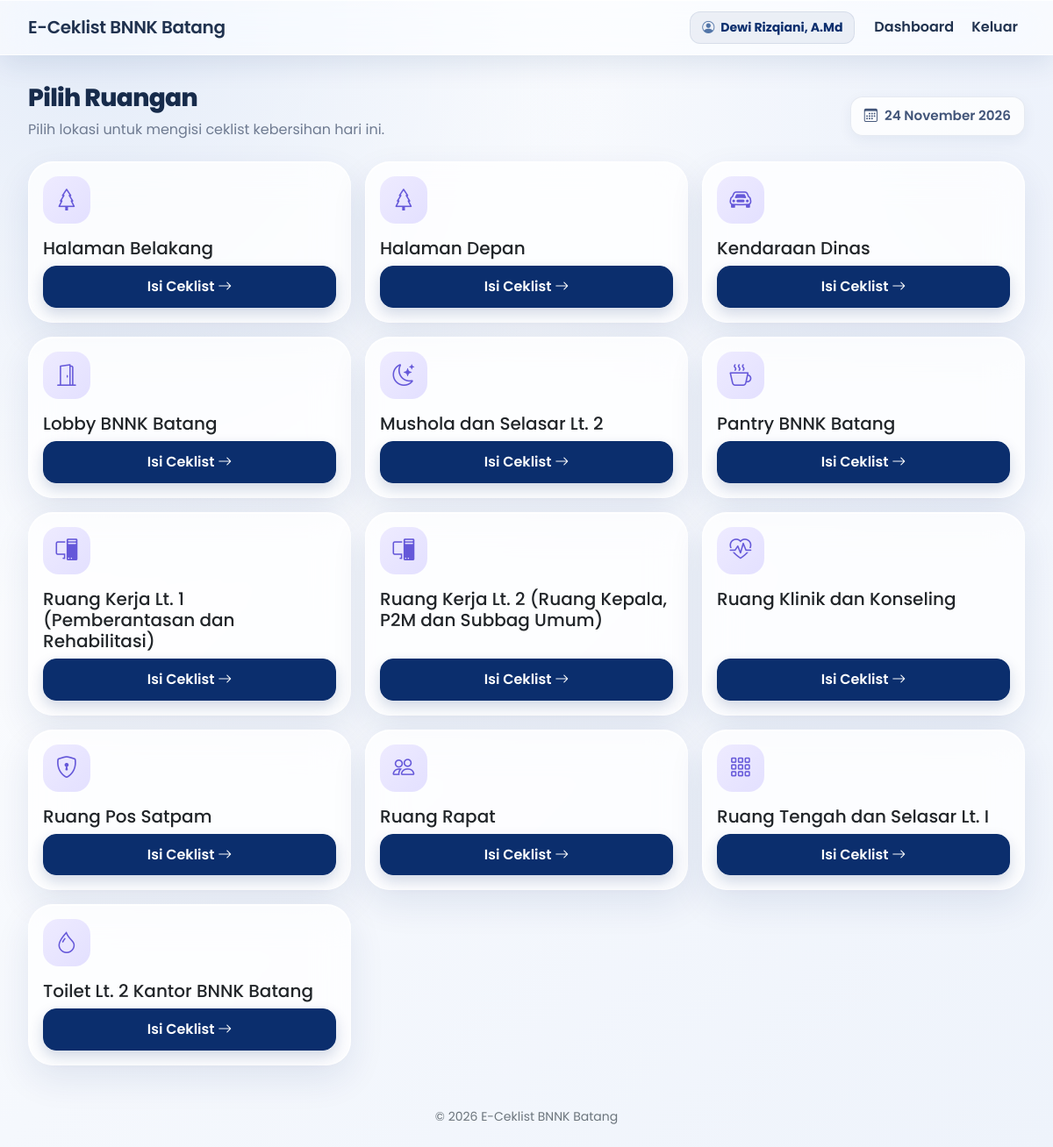
The page /petugas/index.php (signed in) on the database its author committed.
### tables this page shows
CREATE TABLE ruangan (
 id INT AUTO_INCREMENT PRIMARY KEY,
 kode_qr VARCHAR(60) NOT NULL UNIQUE,
 nama_ruangan VARCHAR(150) NOT NULL
);

### config/koneksi.php (called while the page is built, shortened)
<?php
function e($value): string {
    return htmlspecialchars((string)($value ?? ''), ENT_QUOTES, 'UTF-8');
}
function base_url(string $path = ''): string {
    $script = str_replace('\\', '/', $_SERVER['SCRIPT_NAME'] ?? '/e-ceklist/index.php');
    $root = preg_replace('~/(auth|petugas|verifikator|admin|laporan)/.*$~', '', $script);
    $root = rtrim($root, '/');
    return ($root ?: '') . '/' . ltrim($path, '/');
}
function tanggal_indo(string $date): string {
    $bulan = [1=>'Januari','Februari','Maret','April','Mei','Juni','Juli','Agustus','September','Oktober','November','Desember'];
    $ts = strtotime($date);
    return date('j', $ts) . ' ' . $bulan[(int)date('n', $ts)] . ' ' . date('Y', $ts);
}

### petugas/index.php (the view, shortened to what this page needs)
<?php
require_once __DIR__.'/../config/koneksi.php'; require_role(['petugas']);
$page_title='Dashboard Petugas'; include __DIR__.'/../includes/header.php';
$rooms=$conn->query('SELECT * FROM ruangan ORDER BY nama_ruangan')->fetch_all(MYSQLI_ASSOC);
function ikon_ruangan(string $nama): string {
    $n=mb_strtolower($nama);
    return match (true) {
        str_contains($n,'pantry') => 'bi-cup-hot',
        str_contains($n,'toilet') => 'bi-droplet',
        str_contains($n,'pos satpam') => 'bi-shield-lock',
        str_contains($n,'kendaraan') => 'bi-car-front',
        str_contains($n,'klinik') || str_contains($n,'konseling') => 'bi-heart-pulse',
        str_contains($n,'mushola') || str_contains($n,'musala') => 'bi-moon-stars',
        str_contains($n,'halaman') => 'bi-tree',
        str_contains($n,'selasar') || str_contains($n,'ruang tengah') => 'bi-grid-3x3-gap',
        str_contains($n,'lobby') => 'bi-door-open',
        str_contains($n,'rapat') => 'bi-people',
        str_contains($n,'tamu') => 'bi-person-workspace',
        str_contains($n,'kerja') => 'bi-pc-display',
        default => 'bi-building',
    };
}
?>
<div class="d-flex flex-wrap justify-content-between align-items-center mb-4 dashboard-heading"><div><h1 class="h3 page-heading">Pilih Ruangan</h1><p class="muted mb-0">Pilih lokasi untuk mengisi ceklist kebersihan hari ini.</p></div><span class="dashboard-date"><i class="bi bi-calendar3 me-2"></i><?= e(tanggal_indo(date('Y-m-d'))) ?></span></div>
<div class="row g-3"><?php foreach($rooms as $r): ?><div class="col-12 col-sm-6 col-lg-4"><div class="card h-100 p-3"><div class="d-flex justify-content-between align-items-center"><span class="room-icon"><i class="bi <?= e(ikon_ruangan($r['nama_ruangan'])) ?>"></i></span></div><h2 class="h5 mt-3"><?= e($r['nama_ruangan']) ?></h2><a class="btn btn-primary mt-auto" href="<?= e(base_url('petugas/form_ceklist.php?ruangan='.$r['id'])) ?>">Isi Ceklist <i class="bi bi-arrow-right"></i></a></div></div><?php endforeach; ?></div>
<?php include __DIR__.'/../includes/footer.php'; ?>

### includes/header.php (style rules this page uses)
:root { --violet:#0B2E6D;--violet-dark:#082454;--ink:#17243b;--muted:#6f7b91;--line:rgba(255,255,255,.92);--glass:rgba(255,255,255,.76) }
* { box-sizing:border-box }
body { min-height:100vh;color:var(--ink);font-family:'Poppins',sans-serif;background:radial-gradient(ellipse at 8% 0%,#e3ebf8 0,transparent 38%),radial-gradient(ellipse at 96% 12%,#edf2fb 0,transparent 34%),linear-gradient(135deg,#ffffff 0%,#f5f8fd 52%,#eef3fb 100%);background-attachment:fixed }
.card { background:var(--glass);backdrop-filter:blur(20px);-webkit-backdrop-filter:blur(20px);border:1px solid var(--line);border-radius:28px;box-shadow:0 16px 42px rgba(11,46,109,.09),inset 0 1px 0 #fff }
.btn { border-radius:15px;font-weight:600;padding:.68rem 1.05rem;transition:transform .18s,box-shadow .18s }
.btn-primary { background:var(--violet);border-color:var(--violet);box-shadow:0 7px 16px rgba(11,46,109,.18) }
.page-heading { font-weight:750;letter-spacing:-.65px;color:#172b4b }
.muted { color:var(--muted) }

### petugas/index.php (style rules this page uses)
.room-icon { width:54px;height:54px;border-radius:18px;display:inline-flex;align-items:center;justify-content:center;background:linear-gradient(135deg,#eeebff,#e3e0ff);color:#6558d9;font-size:1.55rem }
.dashboard-heading { gap:16px;padding-top:8px }
.dashboard-date { display:inline-flex;align-items:center;margin-top:10px;padding:10px 15px;border-radius:14px;background:rgba(255,255,255,.78);border:1px solid rgba(11,46,109,.09);color:#425579;font-size:.95rem;font-weight:600;box-shadow:0 5px 16px rgba(11,46,109,.06) }

### rows shown on the page
ruangan: nama_ruangan "Halaman Belakang"
ruangan: nama_ruangan "Halaman Depan"
ruangan: nama_ruangan "Kendaraan Dinas"
ruangan: nama_ruangan "Lobby BNNK Batang"
ruangan: nama_ruangan "Mushola dan Selasar Lt. 2"
ruangan: nama_ruangan "Pantry BNNK Batang"
ruangan: nama_ruangan "Ruang Kerja Lt. 1 (Pemberantasan dan Rehabilitasi)"
ruangan: nama_ruangan "Ruang Kerja Lt. 2 (Ruang Kepala, P2M dan Subbag Umum)"
ruangan: nama_ruangan "Ruang Klinik dan Konseling"
ruangan: nama_ruangan "Ruang Pos Satpam"
ruangan: nama_ruangan "Ruang Rapat"
ruangan: nama_ruangan "Ruang Tengah dan Selasar Lt. I"
ruangan: nama_ruangan "Toilet Lt. 2 Kantor BNNK Batang"

### other values the page prints
$_SESSION['user']['nama_lengkap'] "Dewi Rizqiani, A.Md"
